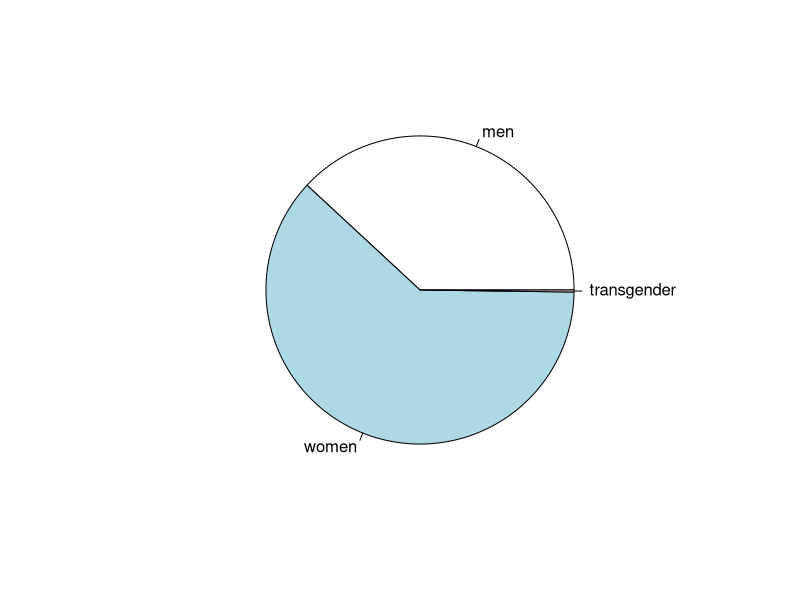

Write the R code that produced this figure.
## ---- chunk 1
education_data <- read.csv("Education.csv")
View(education_data)
## ---- chunk 2
no_of_men = sum(education_data$male)
no_of_women = sum(education_data$female)
no_of_transgender = sum(education_data$transgender)
## ---- chunk 3
count = c(no_of_men,no_of_women,no_of_transgender)
pie(count,labels = c("men","women","transgender"))
